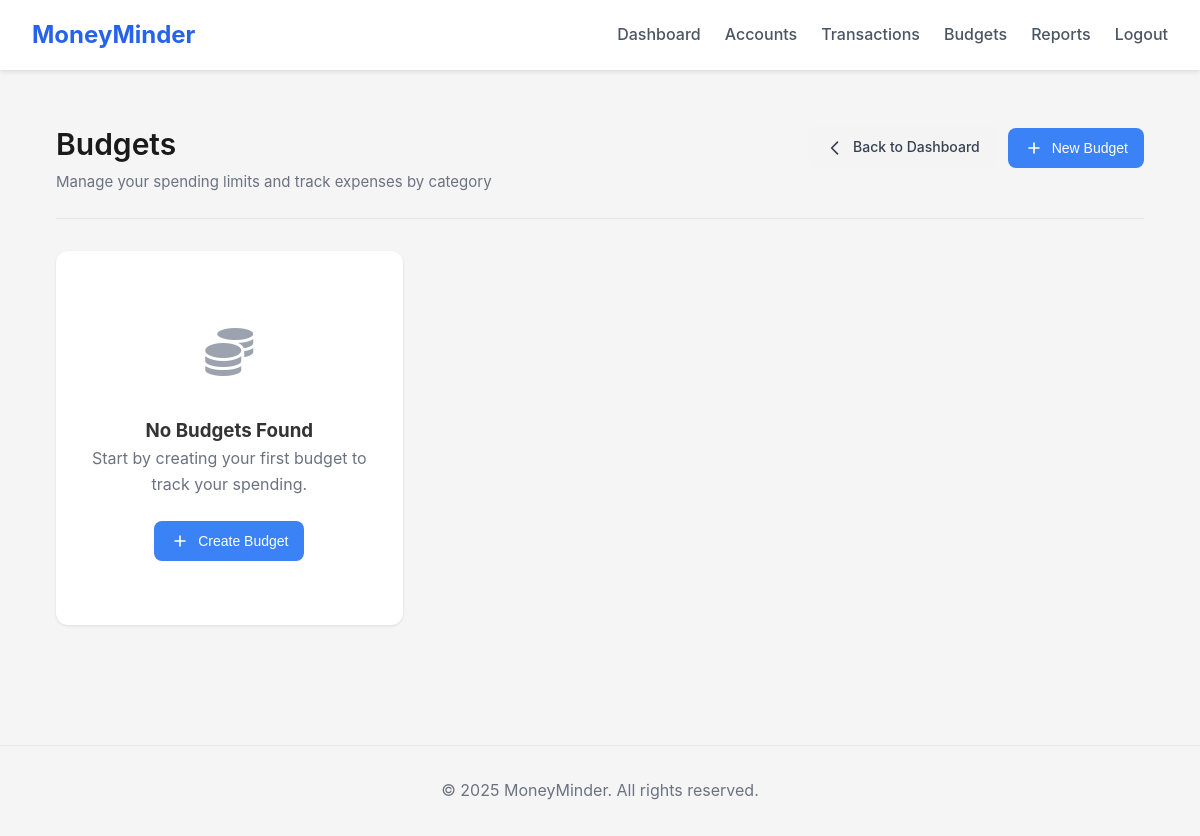
Before: /budgets/ (signed in) with the older database file.
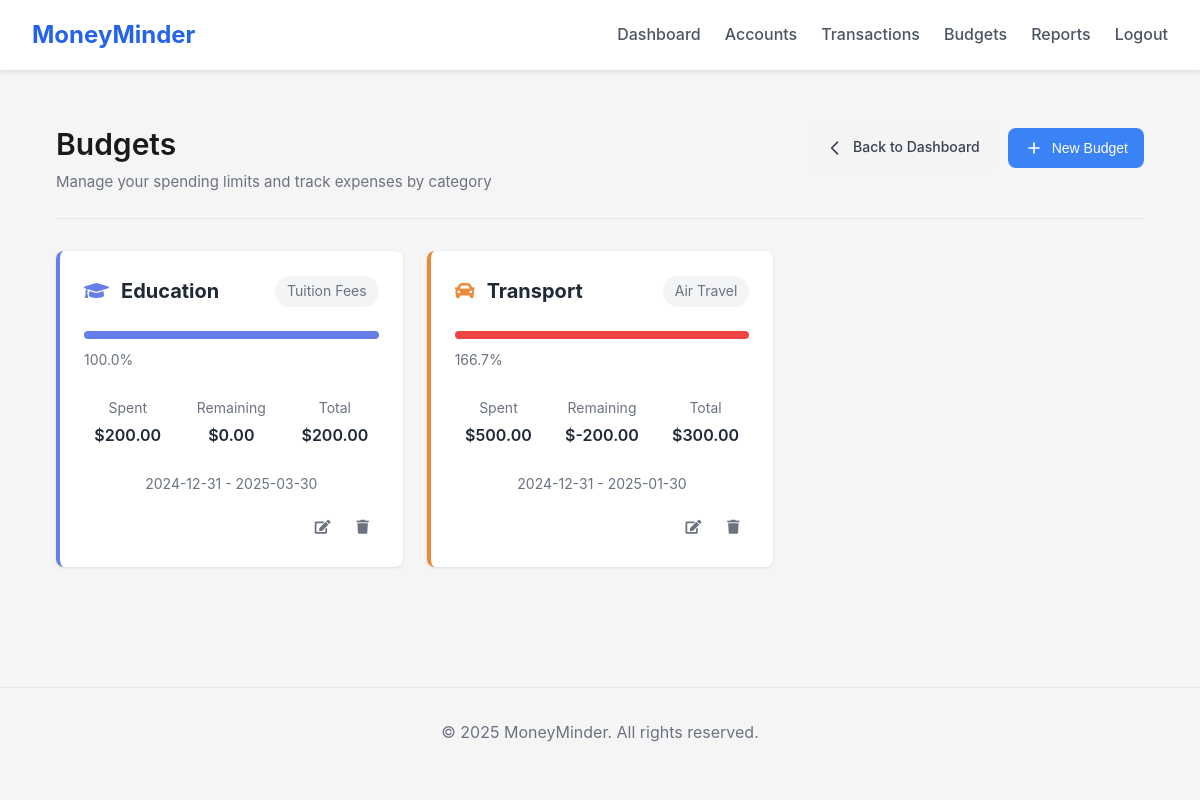
After: the same page with the newer database file.
### app/models/budget.py (models this page shows, shortened)
class Budget(db.Model, BaseModel):
    __tablename__ = 'budgets'
    amount = db.Column(db.Numeric(10, 2), nullable=False)
    start_date = db.Column(db.DateTime, nullable=False)
    end_date = db.Column(db.DateTime, nullable=False)
    notification_threshold = db.Column(db.Integer, default=80)  # Percentage
    category = db.Column(db.String(100), nullable=False)
    tag = db.Column(db.String(100), nullable=True)
    user_id = db.Column(db.String(50), db.ForeignKey('users.id'), nullable=False)
    def get_spent_amount(self):
        query = db.session.query(db.func.sum(Transaction.amount)).filter(
            Transaction.category == self.category,
            Transaction.date >= self.start_date,
            Transaction.date <= self.end_date,
            Transaction.transaction_type == 'expense'
        )
        if self.tag:
            query = query.filter(Transaction.tag == self.tag)
        spent = query.scalar() or 0
        return Decimal(str(spent))
    def get_remaining_amount(self):
        return self.amount - self.get_spent_amount()
    def get_spending_percentage(self):
        spent = self.get_spent_amount()
        if self.amount > 0:
            return (spent / self.amount) * 100
        return 0
    def is_exceeded(self):
        return self.get_spent_amount() > self.amount
    def get_category_details(self):
        return Category.get_category_details(self.category)
    def to_dict(self):
        category_details = self.get_category_details()
        return {
            'id': self.id,
            'amount': float(self.amount),
            'start_date': self.start_date.strftime('%Y-%m-%d'),  # Format date here
            'end_date': self.end_date.strftime('%Y-%m-%d'),  # Format date here
            'category': self.category,
            'category_icon': category_details['icon'],
            'category_color': category_details['color'],
            'tag': self.tag,
            'notification_threshold': self.notification_threshold,
            'spent_amount': float(self.get_spent_amount()),
            'remaining_amount': float(self.get_remaining_amount()),
            'spending_percentage': float(self.get_spending_percentage()),
            'is_exceeded': self.is_exceeded(),
            'created_at': self.created_at.isoformat(),
            'updated_at': self.updated_at.isoformat()
        }
    @staticmethod
    def get_active_budgets(user_id, date=None):
        if date is None:
            date = datetime.utcnow()
        return Budget.query.filter(
            Budget.user_id == user_id,
            Budget.start_date <= date,
            Budget.end_date >= date
        ).all()

### app/routes/budgets.py (the view)
@budgets.route('/', methods=['GET'])  # Changed from /budgets to /
@login_required
def index():
    active_budgets = Budget.get_active_budgets(current_user.id)
    categories = Category.get_all_categories()
    form = BudgetForm()
    form.category.choices = [('', 'Select Category')] + [(cat, cat) for cat in categories.keys()]
    return render_template('budgets/index.html',
                           budgets=[b.to_dict() for b in active_budgets],
                           categories=categories,
                           form=form)

### app/models/__init__.py (called while the page is built)
    @classmethod
    def get_by_id(cls, id):
        return cls.query.get_or_404(id)

### app/models/category.py (called while the page is built)
    @classmethod
    def get_all_categories(cls):
        return {
            name: {
                'color': details['color'],
                'icon': details['icon'],
                'tags': cls.CATEGORY_TAGS[name]['Subcategories']
            }
            for name, details in cls.PRESET_CATEGORIES.items()
        }

    @classmethod
    def get_category_details(cls, category_name):
        category = cls.PRESET_CATEGORIES.get(category_name, {})
        tags = cls.CATEGORY_TAGS.get(category_name, {}).get('Subcategories', [])
        return {
            'name': category_name,
            'color': category.get('color'),
            'icon': category.get('icon'),
            'tags': tags
        }

### app/templates/budgets/index.html (shortened to what the changed rows need)
{% extends "base.html" %}
{% block styles %}
    <link rel="stylesheet" href="{{ url_for('static', filename='css/budget.css') }}">
{% endblock %}
{% block content %}
    <div class="budget-container">
        <div class="page-title">
            <div>
                <h1>Budgets</h1>
            </div>
        </div>
        <div class="budget-grid">
            {% for budget in budgets %}
                <div class="budget-card" style="border-left: 4px solid {{ budget.category_color }}">
                    <div class="budget-header">
                        <i class="fas fa-{{ budget.category_icon }}" style="color: {{ budget.category_color }}"></i>
                        <h3>{{ budget.category }}</h3>
                        {% if budget.tag %}
                            <span class="budget-tag">{{ budget.tag }}</span>
                        {% endif %}
                    </div>
                    <div class="budget-details">
                        <div class="budget-progress">
                            <div class="progress-bar">
                                <div class="progress" style="width: {{ budget.spending_percentage }}%;
                                        background-color: {% if budget.is_exceeded %}#ef4444{% else %}{{ budget.category_color }}{% endif %}">
                                </div>
                            </div>
                            <span class="progress-text">{{ "%.1f"|format(budget.spending_percentage) }}%</span>
                        </div>
                        <div class="budget-amounts">
                            <div class="amount-item">
                                <span class="label">Spent</span>
                                <span class="value">${{ "%.2f"|format(budget.spent_amount) }}</span>
                            </div>
                            <div class="amount-item">
                                <span class="label">Remaining</span>
                                <span class="value {% if budget.is_exceeded %}text-danger{% endif %}">
                            ${{ "%.2f"|format(budget.remaining_amount) }}
                        </span>
                            </div>
                            <div class="amount-item">
                                <span class="label">Total</span>
                                <span class="value">${{ "%.2f"|format(budget.amount) }}</span>
                            </div>
                        </div>
                        <div class="budget-period">
                            <span>{{ budget.start_date.split('T')[0] }} - {{ budget.end_date.split('T')[0] }}</span>
                        </div>
                    </div>
                    <div class="budget-actions">
                        <button onclick="window.editBudget('{{ budget.id }}')" class="btn btn-icon" title="Edit Budget">
                            <i class="fas fa-edit"></i>
                        </button>
                        <button onclick="window.deleteBudget('{{ budget.id }}')" class="btn btn-icon btn-danger"
                                title="Delete Budget">
                            <i class="fas fa-trash"></i>
                        </button>
                    </div>
                </div>
            {% endfor %}
            {% if not budgets %}
                <div class="empty-state">
                    <div class="empty-state-icon">
                        <i class="fas fa-coins"></i>
                    </div>
                    <h3>No Budgets Found</h3>
                    <p>Start by creating your first budget to track your spending.</p>
                    <button class="new-button create-budget-btn">
                        <svg class="plus-icon" viewBox="0 0 24 24" fill="none" xmlns="http://www.w3.org/2000/svg"
                             width="20" height="20">
                            <path d="M12 6v12M6 12h12" stroke="currentColor" stroke-width="2" stroke-linecap="round"
                                  stroke-linejoin="round"/>
                        </svg>
                        Create Budget
                    </button>
                </div>
            {% endif %}
        </div>
    </div>
{% endblock %}

Changed rows visible on the page:
added Budget: category "Education", tag "Tuition Fees", spending_percentage "100.0", spent_amount "200.00", remaining_amount "0.00", amount "200.00", start_date "2024-12-31", end_date "2025-03-30"
added Budget: category "Transport", tag "Air Travel", {{ budget.spending_percentage }} 166.66666666666666 (drawn), spending_percentage "166.7", spent_amount "500.00", remaining_amount "-200.00", amount "300.00", start_date "2024-12-31", end_date "2025-01-30"
Other visible differences:
text no longer shown: "No Budgets Found Start by creating your first budget to track your spending. Create Budget"
